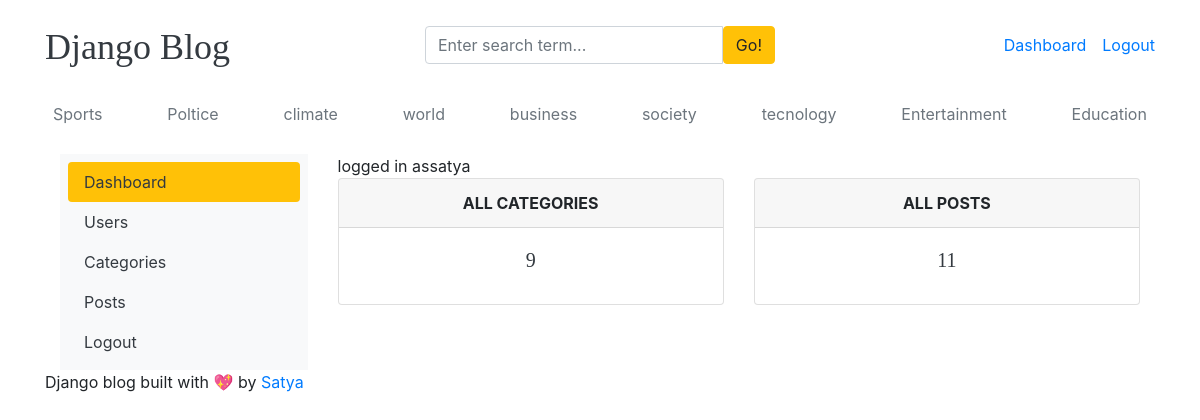
The page /dashboard/ (signed in) on the database its author committed.
### blogs/models.py (models this page shows, shortened)
class Category(models.Model):
    category_name = models.CharField(max_length=50, unique=True)
    created_at = models.DateTimeField(auto_now_add=True)
    updated_at = models.DateTimeField(auto_now=True)
    class Meta:
        verbose_name_plural = 'categories'

### dashboards/views.py (the view)
# urls.py: path('dashboard/', include('dashboards.urls')),
@login_required(login_url='login')
def dashboard(request):
    category_count = Category.objects.all().count()
    print(category_count)
    blogs_count =Blog.objects.all().count()
    context ={
        'category_count':category_count,
        'blogs_count':blogs_count,
    }
    return render(request,'dashboard/dashboard.html',context)

### blogs/context_processors.py (called while the page is built)
def get_categories(request):
    categories = Category.objects.all()
    return dict(categories=categories)

def get_social_links(request):
    social_links = SocialLink.objects.all()
    return dict(social_links=social_links)

### templates/dashboard/dashboard.html
{% extends "base.html" %}
 {% block content  %}
<div class="row">
{% include 'dashboard/sidebar.html'%}
     <div class="col-md-9">
    <span> logged in as{{user}}</span>
        <div class="row">
            <div class="col">
                <div class="card border-default mb-3">
                    <div class="card-header text-center text-uppercase font-weight-bold"> All CATEGORIES</div>
                    <div class="card-body text-dark">
                        <h5 class="card-title text-center"> {{category_count}}</h5>
                    </div>
                </div>
            </div>
           <div class="col">
                <div class="card border-default mb-3">
                    <div class="card-header text-center text-uppercase font-weight-bold"> All POSTS</div>
                    <div class="card-body text-dark">
                        <h5 class="card-title text-center"> {{blogs_count}}</h5>
                    </div>
                </div>
            </div>
        </div>
     </div>
</div>
{% endblock  %}

### templates/base.html (shortened to what this page needs)
{% load static %}
<!DOCTYPE html>
<html lang="en">
<head>
    <link href="https://getbootstrap.com/docs/4.0/dist/css/bootstrap.min.css" rel="stylesheet">
    <link href="{% static 'css/blog.css' %}" rel="stylesheet">
    <link rel="stylesheet" href="https://cdnjs.cloudflare.com/ajax/libs/font-awesome/4.7.0/css/font-awesome.min.css">
  </head>
<body>
    <div class="container">
      <header class="blog-header py-3">
        <div class="row flex-nowrap justify-content-between align-items-center">
          <div class="col-4 pt-1">
            <a class="blog-header-logo text-dark" href="/">Django Blog</a>
          </div>
          <div class="col-4">
            <form action="{% url 'search' %}" method="GET">
              <div class="input-group">
                <input class="form-control" type="text" name="keyword" value="{{ keyword }}" placeholder="Enter search term..." aria-label="Enter search term..." aria-describedby="button-search" />
                <button type="submit" class="btn btn-warning" id="button-search" type="button">Go!</button>
            </div>
            </form>
          </div>
          <div class="col-4 d-flex justify-content-end align-items-center">
            {% if not user.is_authenticated %}
            <a class="btn btn-sm btn-warning" href="{% url 'login' %}">Login</a> &nbsp;
            <a class="btn btn-sm btn-outline-secondary" href="{% url 'register' %}">Register</a>
            {% else %}
            <span><a href="{% url 'dashboard' %}">Dashboard</a></span>
            <span><a href="{% url 'logout' %}">Logout</a></span>
            {% endif %}
          </div>
        </div>
      </header>
      <div class="nav-scroller py-1 mb-2">
        <nav class="nav d-flex justify-content-between">
          {% for cat in categories %}
          <a class="p-2 text-muted" href="{% url 'posts_by_category' cat.id %}">{{ cat.category_name }}</a>
          {% endfor %}
        </nav>
      </div>
<div class="container mt-3">
    {% block content %}
    {% endblock %}
</div>
<footer class="blog-footer">
    <p>Django blog built with 💖 by <a href="#">Satya</a></p>
  </footer>
  </body>
  </html>

### static/css/blog.css (style rules this page uses)
.blog-header-logo { font-family: "Playfair Display", Georgia, "Times New Roman", serif; font-size: 2.25rem; }
h1, h2, h3, h4, h5, h6 { font-family: "Playfair Display", Georgia, "Times New Roman", serif; }

### rows shown on the page
Category: category_name "Sports"
Category: category_name "Poltice"
Category: category_name "climate"
Category: category_name "world"
Category: category_name "business"
Category: category_name "society"
Category: category_name "tecnology"
Category: category_name "Entertainment"
Category: category_name "Education"

### other values the page prints
{{ user }} "satya"
{{ category_count }} "9"
{{ blogs_count }} "11"
